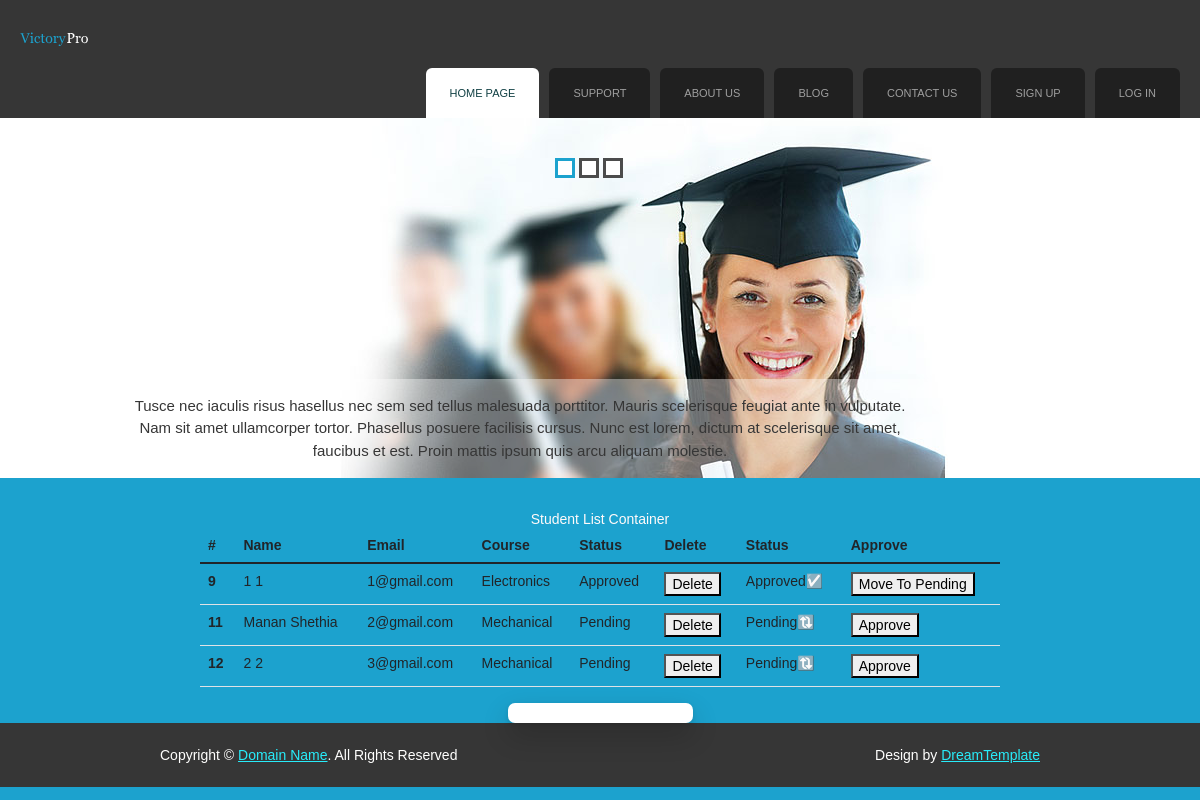
/studentList/, run on an earlier commit of the app's database.
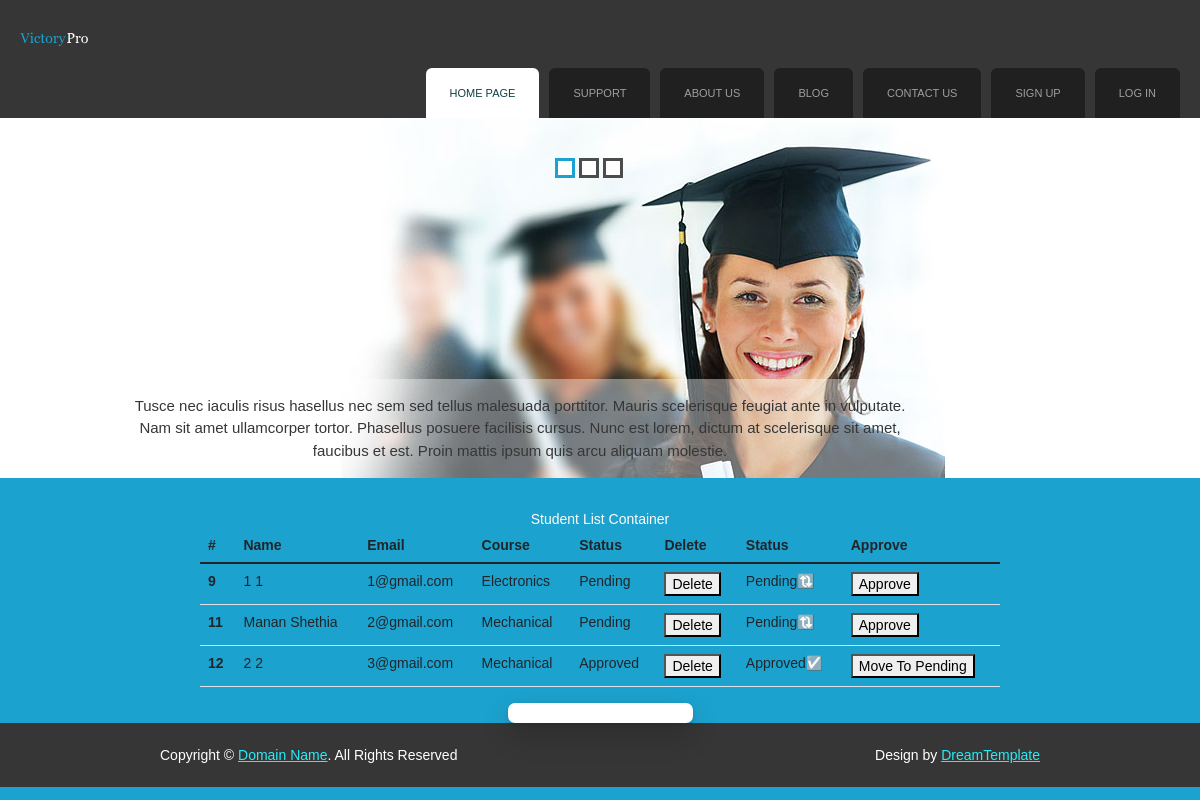
And on a later commit of the database.
### onlineexamapp/models.py (models this page shows, shortened)
class User(models.Model): # STUDENT
    userType = models.CharField(max_length = 100, default = "Student")
    fname = models.CharField(max_length = 100)
    lname = models.CharField(max_length = 100)
    email = models.CharField(max_length = 100)
    mobile = models.CharField(max_length = 100)
    course = models.CharField(max_length = 100, default="")
    gender = models.CharField(max_length = 100)
    password = models.CharField(max_length = 100)
    address = models.TextField()
    profilePic = models.ImageField(upload_to = 'profilePic/', default="")
    userStatus = models.CharField(max_length = 100, default = "Pending")

### onlineexamapp/views.py (the view)
# urls.py: path('studentList/', views.studentList, name='studentList'),
def studentList(request):
    studentsList = User.objects.filter(userType = "Student")
    return render(request, 'studentList.html', {'studentsList': studentsList})

### onlineexamapp/templates/studentList.html (shortened to what this page needs)
{% extends 'header.html' %}
{% load static %}
{% block content %}
<!DOCTYPE html>
<html lang="en">
<head>
</head>
<body>
    Student List Container
    <table class="table table-hover static-table" align="center" id="studentTable">
        <thead>
          <tr>
            <th scope="col">#</th>
            <th scope="col">Name</th>
            <th scope="col">Email</th>
            <th scope="col">Course</th>
            <th scope="col">Status</th>
            <th scope="col">Delete</th>
            <th scope="col">Status</th>
            <th scope="col">Approve</th>
          </tr>
        </thead>
        <tbody>
          {% for i in studentsList %}
          <tr>
            <th scope="row">{{i.id}}</th>
            <td>{{i.fname}} {{i.lname}}</td>
            <td>{{i.email}}</td>
            <td>{{i.course}}</td>
            <td>{{i.userStatus}}</td>
            {% if i.userStatus == "Approved" %}
            <td><button type="button">Delete</button></td>
            <td>Approved☑️</td>
            <td><button type="button" id="{{i.id}}">Move To Pending</button></td>
            {% else %}
            <td><button type="button">Delete</button></td>
            <td>Pending🔃</td>
            <td><button type="button" id="{{i.id}}">Approve</button></td>
            {% endif %}
          </tr>
          {% endfor %}
        </tbody>
      </table>
      <input type="text">
</body>
</html>
{% endblock %}

What changed in the data, as far as the page shows it:
changed User "1@gmail.com": userStatus "Approved" → "Pending"; userStatus "Approved☑️ Move To Pending" → "Pending🔃 Approve"
changed User "3@gmail.com": userStatus "Pending" → "Approved"; userStatus "Pending🔃 Approve" → "Approved☑️ Move To Pending"
